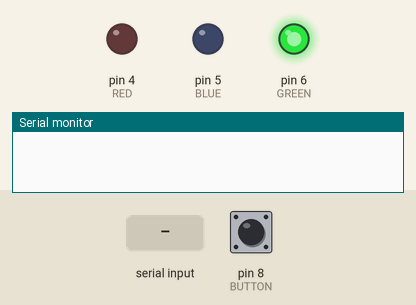
The sketch below on a simulated Arduino Uno, built with avr-gcc and run on an emulated ATmega328P. Shown: output pins drawn as LEDs (lit = HIGH), the last lines printed to the serial monitor. Inputs (shaded band) come from the test bench; at power-on: pin 8 (BUTTON) HIGH.

Above: at 1.2 s.
1.3 s: "1" received over the second serial link
At 1.7 s:
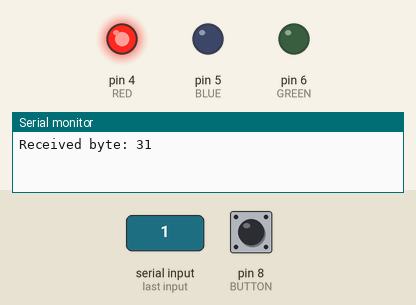
4.3 s: pin 8 (BUTTON) pulled LOW for 3.2 s
At 7.5 s:
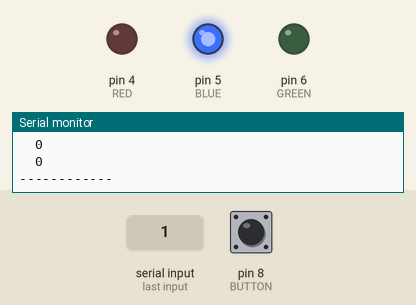
9.0 s: pin 8 (BUTTON) driven LOW
10.6 s: "0" received over the second serial link
13.6 s: "2" received over the second serial link
Timing chart, 0 to 16.6 s (numbered marks = the images above; inputs shaded):
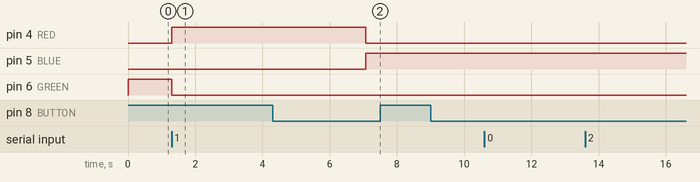

Measured:
- after the input at 1.3 s, pin 4 (RED): LOW → HIGH at once; pin 6 (GREEN): HIGH → LOW at once

The sketch:

Challenge7_other.ino
```cpp
#include <SoftwareSerial.h>

#define MAX_RANDOM_NUM 50
#define MAX_XBEES 9
#define MY_ID 3

#define RED 4
#define BLUE 5
#define GREEN 6
#define BUTTON 8

// id bits are the least significant four
//   (e.g. id 3)       xxxx 0011
#define INFECT 0x10 // 0001 0000
#define CLEAR 0x20  // 0010 0000

// global varialbes
byte ids[MAX_XBEES] = {};
SoftwareSerial xbSerial(2,3);

byte my_id;
byte leader;
byte rx_byte;
bool infected;
bool should_clear;

//Prevent immediate reinfection
unsigned long timeSinceClear = 0;

int tcount1 = 0, tcount2 = 0;

void setup() {
  my_id = MY_ID;
  leader = 0;
  infected = false;
  should_clear = false;
  rx_byte = 0;

  emptyArray(); // puts my id in the array too

  pinMode(RED, OUTPUT);
  pinMode(BLUE, OUTPUT);
  pinMode(GREEN, OUTPUT);
  pinMode(BUTTON, INPUT);

  // put your setup code here, to run once:
  Serial.begin(9600);
  xbSerial.begin(9600);
}

void loop() {
  while(xbSerial.available() > 0) {
    rx_byte = xbSerial.read();
    Serial.print("Received byte: ");
    Serial.println(rx_byte, HEX);

    if(rx_byte > 0) // is it not null
    {
      if((rx_byte & 0xF) > my_id) // only compare lower 4 bits (the id)
      {
        // I know i'm not the leader but I dont know who it is
        leader = 0;
        digitalWrite(BLUE, LOW);
      }
      addToArray(rx_byte & 0xF); // store the lower 4 bits
    }

    if((rx_byte & INFECT) && leader != my_id)
    {
      if(millis() - timeSinceClear >= 3000 || timeSinceClear == 0)
        infected = true;
        }

    if(rx_byte == 0x21 || rx_byte == 0x22 || rx_byte == 0x23 || rx_byte == 0x24 ){
      infected = false;
      timeSinceClear = millis();
      Serial.println("Got a clear");
      }
  }

  if(tcount1 >= 200) { // every 3.5 seconds
    byte tx_byte = 0;
    if(should_clear)
      {
        Serial.println("I'm clearing");
        tx_byte = CLEAR | my_id; // clear if i'm the leader
        should_clear = false;
        Serial.print("Sending byte: ");
        Serial.println(tx_byte, HEX);
        xbSerial.write(tx_byte);
      }
  }


  if(tcount1 >= 350) { // every 3.5 seconds
    byte tx_byte = 0;
    if(leader != my_id)
    {
      if(infected){
        tx_byte = INFECT | my_id; // infect if i'm not the leader
        Serial.print("Sending byte: ");
        Serial.println(tx_byte, HEX);
        xbSerial.write(tx_byte);}
      else{
        tx_byte = my_id; // just regular id broadcast
        Serial.print("Sending byte: ");
        Serial.println(tx_byte, HEX);
        xbSerial.write(tx_byte);}
    }
    else
    {
        tx_byte = my_id; // just regular id broadcast
        infected = false;
        Serial.print("Sending byte: ");
        Serial.println(tx_byte, HEX);
        xbSerial.write(tx_byte);
    }

    printArray();
    tcount1 = 0;
  }

  if(tcount2 >= 700) { // every 20 seconds
    // Figure out leader
    int max_id = ids[0];
    int i;
    for(i = 0; i < MAX_XBEES; i++)
      if(ids[i] > max_id)
        max_id = ids[i];
    leader = max_id;
    if(leader == my_id)
      digitalWrite(BLUE, HIGH);

    emptyArray();

    tcount2 = 0;
  }

  // update red and green leds
  if(leader == my_id)
  {
    digitalWrite(RED, LOW);
    digitalWrite(GREEN, LOW);
  }
  if(!infected && leader != my_id)
  {
    //digitalWrite(BLUE, LOW);
    digitalWrite(RED, LOW);
    digitalWrite(GREEN, HIGH);
  }
  if(infected && leader != my_id)
  {
    //digitalWrite(BLUE, LOW);
    digitalWrite(RED, HIGH);
    digitalWrite(GREEN, LOW);
  }

  // button press
  if(digitalRead(BUTTON) == LOW)
  {
    if(leader)
      should_clear = true;
    else
      infected = true;
  }

  delay(10);
  tcount1++;
  tcount2++;
}

void emptyArray()
{
  int i;
  for(i = 0; i < MAX_XBEES; i++)
    ids[i] = 0;
  ids[0] = my_id;
}

void addToArray(byte id)
{
  int i;
  for(i = 0; i < MAX_XBEES; i++)
    if(ids[i] == 0)
      break; // found an empty index
    else if(ids[i] == id)
      return; // this id is already in the array, don't add it again
  ids[i] = id; // store new id
}

void printArray()
{
  Serial.println("Ids contents");
  int i;
  for(i = 0; i < MAX_XBEES; i++)
  {
    Serial.print("  ");
    Serial.println(ids[i], HEX);
  }
  Serial.println("------------");
}
```
